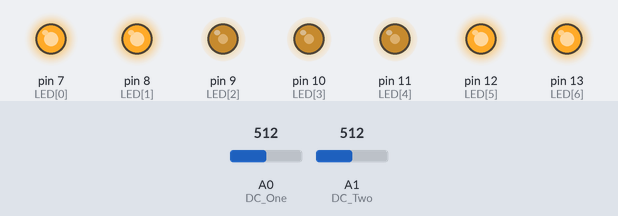
The sketch below on a simulated Arduino Uno, built with avr-gcc and run on an emulated ATmega328P. Parts: output pins drawn as LEDs (lit = HIGH). Inputs (shaded band) come from the test bench; at power-on: A0 (DC_One) = 512, A1 (DC_Two) = 512. Pins used as bus, display or sensor lines are not drawn.

Above: at 1.2 s.
1.3 s: A0 (DC_One) set to 716
At 2.5 s:
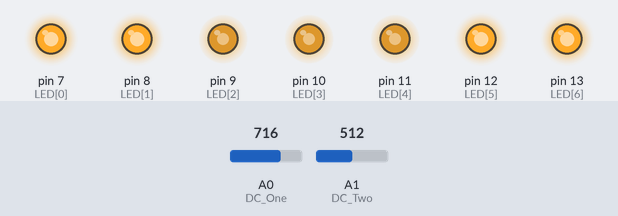
2.8 s: A1 (DC_Two) set to 900
At 3.8 s:
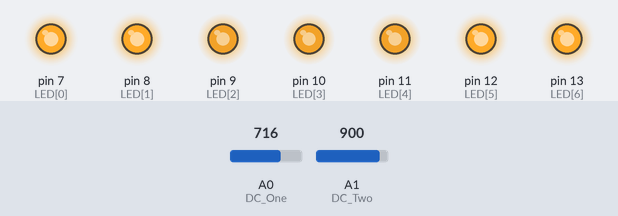
4.3 s: A1 (DC_Two) set to 716
At 4.8 s:
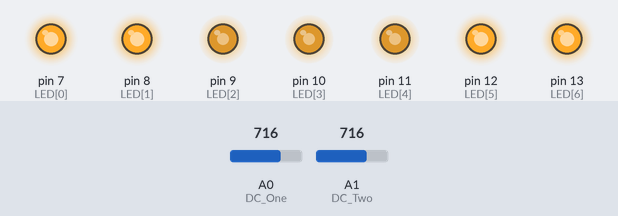
5.8 s: A0 (DC_One) set to 900
At 7.1 s:
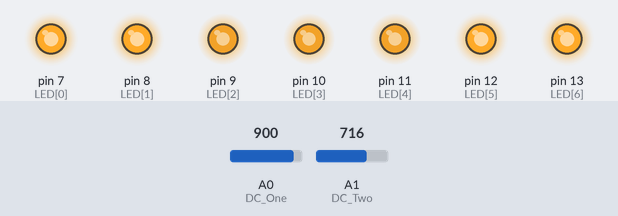
Timing chart, 0 to 8.3 s (numbered marks = the images above; inputs shaded):
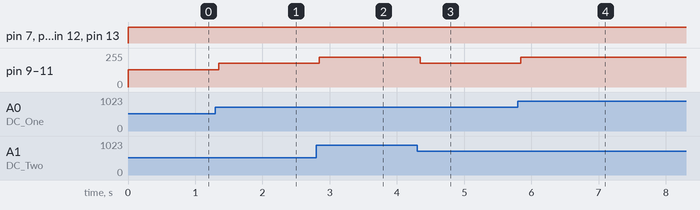

The sketch:

SparkFun_PWM_Demo.ino
```cpp
// (licence header left out)
//Declare Spectrum Shield pin connections
#define STROBE 4
#define RESET 6
#define DC_One A0
#define DC_Two A1


//Define LED connections on the shield
int LED[] = {7, 8, 9, 10, 11, 12, 13};

//Define spectrum variables
int freq_amp;
int Frequencies_One[7];
int Frequencies_Two[7];
int i;

/********************Setup Loop*************************/
void setup() {

  //Set LED pin configurations
  for(i=0; i<7; i++)
  {
    pinMode(LED[i], OUTPUT);
    digitalWrite(LED[i], LOW);
  }

  //Set Spectrum Shield pin configurations
  pinMode(STROBE, OUTPUT);
  pinMode(RESET, OUTPUT);
  pinMode(DC_One, INPUT);
  pinMode(DC_Two, INPUT);
  digitalWrite(STROBE, HIGH);
  digitalWrite(RESET, HIGH);

  //Initialize Spectrum Analyzers
  digitalWrite(STROBE, LOW);
  delay(1);
  digitalWrite(RESET, HIGH);
  delay(1);
  digitalWrite(STROBE, HIGH);
  delay(1);
  digitalWrite(STROBE, LOW);
  delay(1);
  digitalWrite(RESET, LOW);
}


/**************************Main Function Loop*****************************/
void loop() {

  Read_Frequencies();
  Graph_Frequencies();
  delay(50);

}


/*******************Pull frequencies from Spectrum Shield********************/
void Read_Frequencies(){
  //Read frequencies for each band
  for (freq_amp = 0; freq_amp<7; freq_amp++)
  {
    Frequencies_One[freq_amp] = analogRead(DC_One);
    Frequencies_Two[freq_amp] = analogRead(DC_Two);
    digitalWrite(STROBE, HIGH);
    digitalWrite(STROBE, LOW);
  }
}

/*******************Light LEDs based on frequencies*****************************/
void Graph_Frequencies(){
   for( i= 0; i<7; i++)
   {
     if(Frequencies_Two[i] > Frequencies_One[i]){
        analogWrite(LED[i], Frequencies_Two[i]/4);
     }
     else{
        analogWrite(LED[i], Frequencies_One[i]/4);
     }
   }
}
```

Measured:
- after the input at 1.3 s, pin 9 (LED[2]), pin 10 (LED[3]), pin 11 (LED[4]): 128/255 → 179/255 after 0.05 s
- after the input at 2.8 s, pin 9 (LED[2]), pin 10 (LED[3]), pin 11 (LED[4]): 179/255 → 225/255 after 0.05 s
- after the input at 4.3 s, pin 9 (LED[2]), pin 10 (LED[3]), pin 11 (LED[4]): 225/255 → 179/255 at once
- after the input at 5.8 s, pin 9 (LED[2]), pin 10 (LED[3]), pin 11 (LED[4]): 179/255 → 225/255 at once
